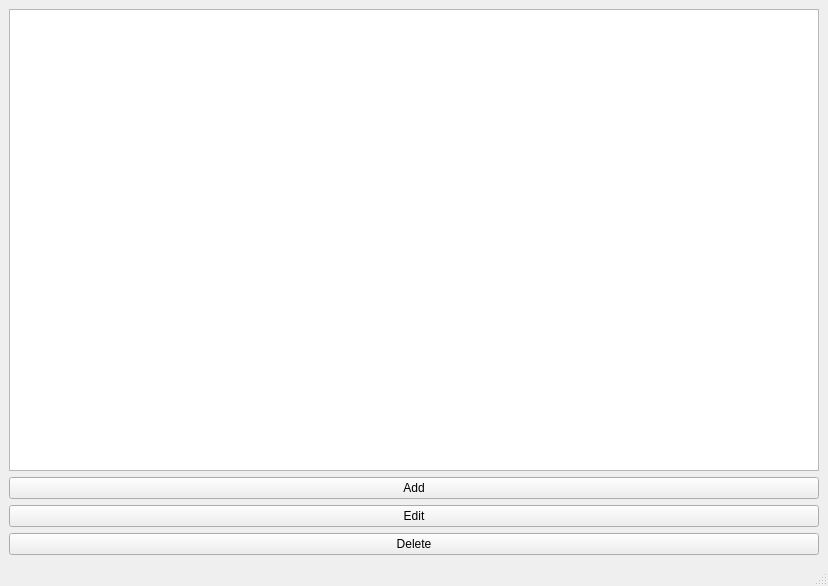
<?xml version="1.0" encoding="UTF-8"?>
<ui version="4.0">
 <class>MainWindow</class>
 <widget class="QMainWindow" name="MainWindow">
  <property name="geometry">
   <rect>
    <x>0</x>
    <y>0</y>
    <width>828</width>
    <height>586</height>
   </rect>
  </property>
  <property name="windowTitle">
   <string>Client Database</string>
  </property>
  <widget class="QWidget" name="centralwidget">
   <layout class="QVBoxLayout" name="verticalLayout">
    <item>
     <widget class="QTableView" name="clientList"/>
    </item>
    <item>
     <widget class="QPushButton" name="pushButtonAdd">
      <property name="text">
       <string>Add</string>
      </property>
     </widget>
    </item>
    <item>
     <widget class="QPushButton" name="pushButtonEdit">
      <property name="text">
       <string>Edit</string>
      </property>
     </widget>
    </item>
    <item>
     <widget class="QPushButton" name="pushButtonDelete">
      <property name="text">
       <string>Delete</string>
      </property>
     </widget>
    </item>
   </layout>
  </widget>
  <widget class="QMenuBar" name="menubar">
   <property name="geometry">
    <rect>
     <x>0</x>
     <y>0</y>
     <width>828</width>
     <height>21</height>
    </rect>
   </property>
  </widget>
  <widget class="QStatusBar" name="statusbar"/>
 </widget>
 <resources/>
 <connections/>
</ui>
